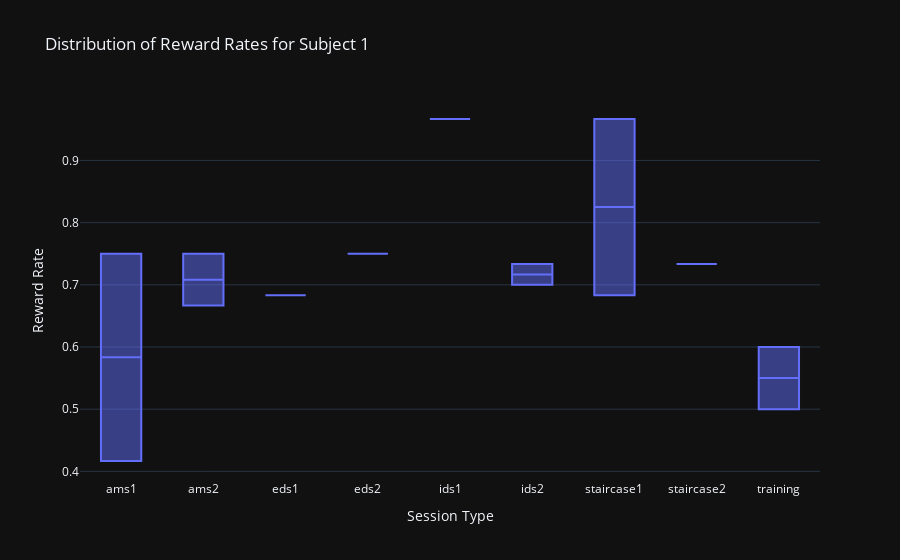
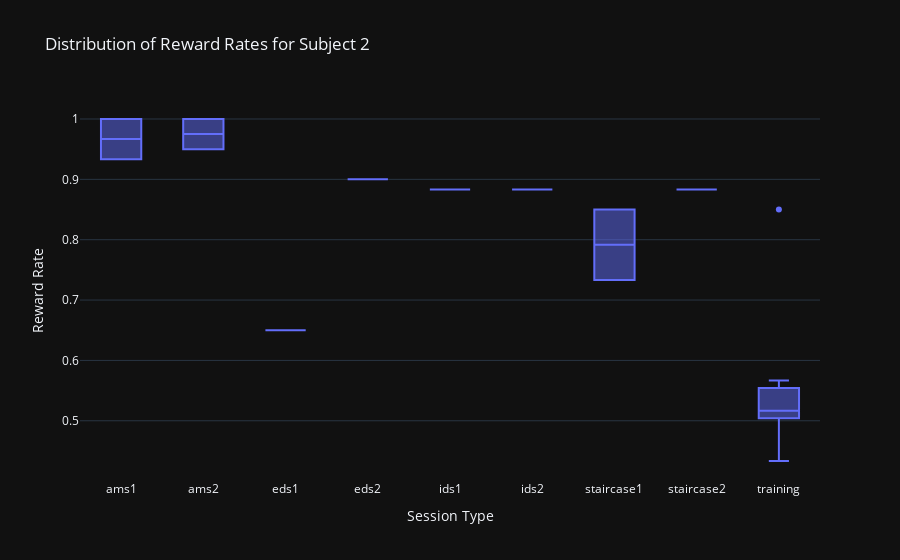

The cell these charts' notebook holds for them, in order:
### Code cell
def plot_box(subject=1, rewards=rewards, title=None):
    """
    Plot box plot of reward rates for a given subject.
    """
    if title is None:
        title = f'Distribution of Reward Rates for Subject {subject}'
    _df = pd.DataFrame(rewards)
    _df = _df[_df['subject'] == subject]
    fig = go.Figure()
    fig.add_trace(go.Box(x=_df['sessionType'], y=_df['reward_rate'], name='Reward Rate'))
    fig.update_layout(template='plotly_dark', title=title)
    fig.update_xaxes(title='Session Type')
    fig.update_yaxes(title='Reward Rate')
    return fig

plot_box(1).show()
plot_box(2).show()

### Figure 1 — Plotly figure (JSON) as saved in the notebook; plotly's stock layout.template omitted (floating-point values rounded to 4 significant figures)
{"data": [{"name": "Reward Rate", "type": "box", "x": ["ams1", "ams1", "ams2", "ams2", "eds1", "eds2", "ids1", "ids2", "ids2", "staircase1", "staircase1", "staircase2", "training", "training"], "y": [0.4167, 0.75, 0.75, 0.6667, 0.6833, 0.75, 0.9667, 0.7, 0.7333, 0.9667, 0.6833, 0.7333, 0.5, 0.6]}], "layout": {"title": {"text": "Distribution of Reward Rates for Subject 1"}, "xaxis": {"title": {"text": "Session Type"}}, "yaxis": {"title": {"text": "Reward Rate"}}}}

### Figure 2 — Plotly figure (JSON) as saved in the notebook; plotly's stock layout.template omitted (floating-point values rounded to 4 significant figures)
{"data": [{"name": "Reward Rate", "type": "box", "x": ["ams1", "ams1", "ams2", "ams2", "eds1", "eds2", "ids1", "ids2", "staircase1", "staircase1", "staircase2", "training", "training", "training", "training", "training", "training", "training", "training", "training"], "y": [1, 0.9333, 0.95, 1, 0.65, 0.9, 0.8833, 0.8833, 0.85, 0.7333, 0.8833, 0.5333, 0.4333, 0.55, 0.5667, 0.5167, 0.5167, 0.4667, 0.5167, 0.85]}], "layout": {"title": {"text": "Distribution of Reward Rates for Subject 2"}, "xaxis": {"title": {"text": "Session Type"}}, "yaxis": {"title": {"text": "Reward Rate"}}}}
